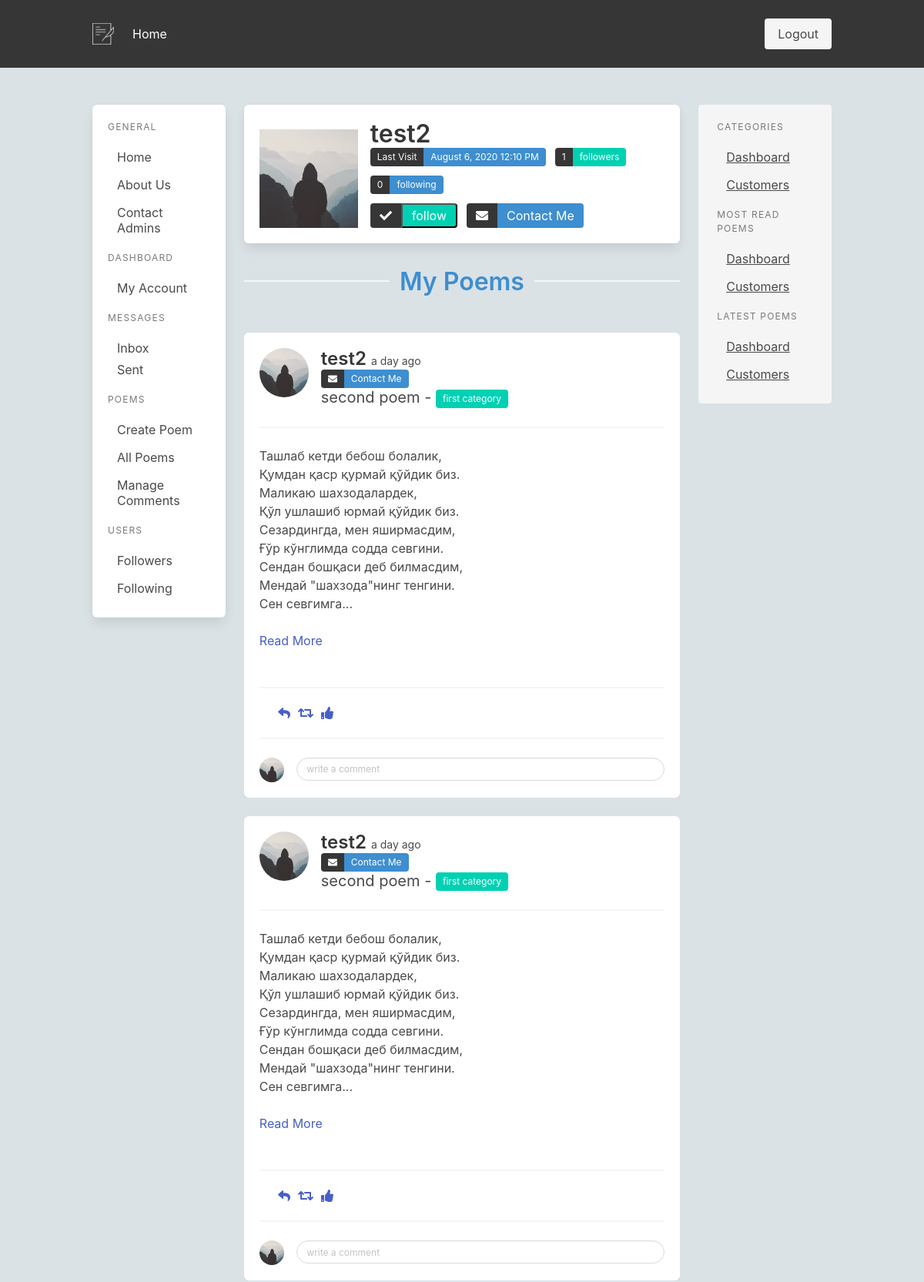
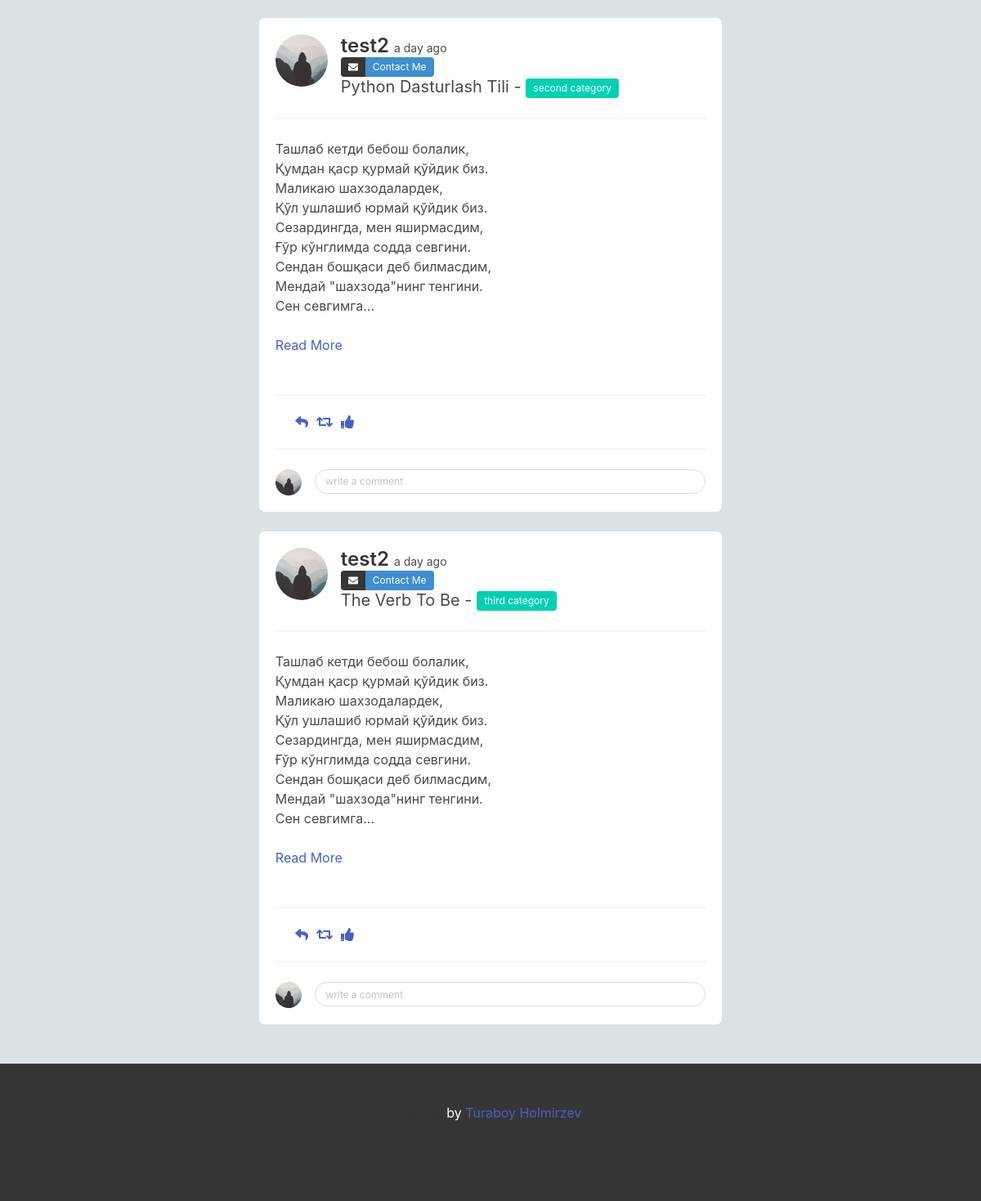
Screenshot of /user/test2 (signed in) with the database file from the repository (2 pictures, top to bottom).
### app/models.py (models this page shows, shortened)
class User(UserMixin, db.Model):
    id = db.Column(db.Integer, primary_key=True)
    username = db.Column(db.String(64), index=True, unique=True)
    email = db.Column(db.String(120), index=True, unique=True)
    image_file = db.Column(db.String(120), nullable=True, default="default.jpg")
    password_hash = db.Column(db.String(128))
    about_me = db.Column(db.String(140))
    is_admin = db.Column(db.Boolean, default=False)
    last_seen = db.Column(db.DateTime, default=datetime.utcnow)
    poems = db.relationship('Poem', backref='author', lazy='dynamic')
    sent_messages = db.relationship('Message', backref='sent_user', lazy=True, foreign_keys='Message.sent_user_id')
    received_messages = db.relationship('Message', backref='received_user', lazy=True, foreign_keys='Message.received_user_id')
    followed = db.relationship(
        'User', secondary=followers,
        primaryjoin=(followers.c.follower_id == id),
        secondaryjoin=(followers.c.followed_id == id),
        backref=db.backref('followers', lazy='dynamic'), lazy='dynamic')
    def is_following(self, user):
        return self.followed.filter(
            followers.c.followed_id == user.id).count() > 0
    def new_inbox_messages(self):
        return len([m for m in self.received_messages if m.is_read == False])

class SearchableMixin(object):
    @classmethod
    def search(cls, expression, page, per_page):
        ids, total = query_index(cls.__tablename__, expression, page, per_page)
        if total == 0:
            return cls.query.filter_by(id=0), 0
        when = []
        for i in range(len(ids)):
            when.append((ids[i], i))
        return cls.query.filter(cls.id.in_(ids)).order_by(
            db.case(when, value=cls.id)), total

class Poem(SearchableMixin, db.Model):
    __searchable__ = ["body",]
    id = db.Column(db.Integer, primary_key=True)
    title = db.Column(db.String(200))
    body = db.Column(db.String(140))
    audio = db.Column(db.String(200), nullable=True)
    created_at = db.Column(db.DateTime, index=True, default=datetime.utcnow)
    user_id = db.Column(db.Integer, db.ForeignKey('user.id'))
    category_id = db.Column(db.Integer, db.ForeignKey("category.id"))
    liked = db.relationship(
        'User', secondary = lambda: user_likes, backref="likes")

class Category(db.Model):
    id = db.Column(db.Integer, primary_key=True)
    name = db.Column(db.String(300), nullable=False)
    poems = db.relationship('Poem', backref='category', lazy='dynamic')

### app/users/routes.py (the view)
@bp.route('/user/<username>', methods=["GET", "POST"])
@login_required
def user(username):
    comment_form = CommentForm()
    user = User.query.filter_by(username=username).first_or_404()
    image_file = url_for('static', filename='profile_pics/' + user.image_file)
    poems = user.poems.all()
    form = EmptyForm()
    return render_template('users/user.html', user=user, poems=poems, image_file=image_file, form=form, comment_form=comment_form)

### app/main/forms.py
class CommentForm(FlaskForm):
    body = StringField('Content', validators=[DataRequired()])
    submit = SubmitField('Submit')

### app/users/forms.py
class EmptyForm(FlaskForm):
    submit = SubmitField('Submit')

### app/models.py (called while the page is built)
@login.user_loader
def load_user(id):
    return User.query.get(int(id))

### app/templates/users/user.html (shortened to what this page needs)
{% extends "layout/base.html" %}
{% block content %}
  {% include "partial/user_profile.html" %}
    <section class="columns is-gapless is-mobile">
      <div class="column"><hr></div>
      <div class="column has-text-centered">
        <p class="title is-3 pt-2 has-text-info is-hidden-mobile">My Poems</p>
      </div>
      <div class="column"><hr></div>
    </section>
  {% for poem in poems %}
    {% include "partial/poem.html" %}
  {% endfor %}
{% endblock %}

### app/templates/partial/user_profile.html (shortened to what this page needs)
<div class="box">
  <div class="media">
      <div class="media-left pt-3 is-hidden-mobile">
        <figure class="image is-128x128">
            <img src="{{ image_file }}" alt="User image">
        </figure>
      </div>
      <div class="media-content">
          <p class="title is-3 mb-0 is-hidden-mobile">{{ user.username }}</p>
          <div class="field is-grouped is-grouped-multiline is-clearfix">
              <div class="control">
              {% if user.last_seen %}
                <div class="tags has-addons">
                  <span class="tag is-dark">Last Visit</span>
                  <span class="tag is-info">{{ moment(user.last_seen).format('LLL') }}</span>
                </div>
              </div>
              {% endif %}
              <div class="control">
                <div class="tags has-addons">
                  <span class="tag is-dark">{{ user.followers.count() }}</span>
                  <span class="tag is-primary">followers</span>
                </div>
              </div>
              <div class="control">
                <div class="tags has-addons">
                  <span class="tag is-dark">{{ user.followed.count() }}</span>
                  <span class="tag is-info">following</span>
                </div>
              </div>
            </div>
            {% if current_user != user%}
              <div class="field is-grouped is-grouped-multiline is-clearfix">
                <div class="control">
                  <div class="tags has-addons">
                    {% if not current_user.is_following(user) %}
                    <span class="tag is-medium is-dark"> <i class="fa fa-check" aria-hidden="true"></i></span>
                    <form action="{{ url_for('users.follow', username=user.username) }}" method="post">
                        <button class="tag is-medium is-primary">follow</button>
                    </form>
                    {% else %}
                    <span class="tag is-medium is-dark"> <i class="fa fa-times" aria-hidden="true"></i></span>
                    <form action="{{ url_for('users.unfollow', username=user.username) }}" method="post">
                        {{ form.hidden_tag() }}
                        <button class="tag is-medium is-danger">unfollow</button>
                    </form>
                    {% endif %}
                  </div>
                </div>
                <div class="control">
                  <div class="tags has-addons">
                    <span class="tag is-medium is-dark"><i class="fa fa-envelope" aria-hidden="true"></i></span>
                    <span class="tag is-medium is-info"><a href="" class="has-text-white">Contact Me</a></span>
                  </div>
                </div>
            </div>
            {% endif %}
      </div>
  </div>
  </div>

### app/templates/partial/poem.html (shortened to what this page needs)
<section class="mt-5" style="overflow: hidden;">
    <div class="box">
        <article class="media">
          <div class="media-left">
            <figure class="image is-64x64 is-square">
              <a href="{{ url_for('users.user', username=poem.author.username)}}">
                <img class="is-rounded has-ratio" src="{{ url_for('static', filename='profile_pics/' + poem.author.image_file)  }}" alt="Image">
              </a>
            </figure>
          </div>
          <div class="media-content">
            <strong>
              <a href="{{ url_for('users.user', username=poem.author.username) }}" class="title is-4">
                  {{ poem.author.username }}
              </a>
          </strong>
          <small class="content">{{ moment(poem.created_at).fromNow() }}</small>
            <div class="control">
              <div class="tags has-addons">
                <span class="tag is-dark"><i class="fa fa-envelope" aria-hidden="true"></i></span>
                <span class="tag is-info"><a href="" class="has-text-white">Contact Me</a></span>
              </div>
            </div>
            <p class="subtitle is-5">
              {{ poem.title}} - <span class="tag is-primary">{{ poem.category.name}}</span>
            </p>
          </div>
        </article>
        <hr class="mb-0">
        <div class="content">
          <p class="is-size-6 short-text" style="white-space: pre-line;">
            {{ poem.body | truncate(255, False, end="...") }}
            {% if poem.body | length() > 255 %}
            <a onclick="toggleText(event)" class="m-0 p-0">Read More</a>
            {% endif %}
          </p>
        </div>
        <hr>
        <nav class="level px-5 is-mobile">
            <div class="level-left">
              <a class="level-item" aria-label="reply">
                <span class="icon is-small">
                  <i class="fas fa-reply" aria-hidden="true"></i>
                </span>
              </a>
              <a class="level-item" aria-label="retweet">
                <span class="icon is-small">
                  <i class="fas fa-retweet" aria-hidden="true"></i>
                </span>
              </a>
              <a class="level-item" aria-label="like">
                <span class="icon is-small">
                  <i class="fa fa-thumbs-up" aria-hidden="true"></i>
                </span>
              </a>
            </div>
          </nav>
          <hr>
          {% if current_user.is_authenticated %}
            {% include "forms/comments/create_comment_form.html" %}
          {% endif %}
    </div>
  </section>

### app/templates/forms/comments/create_comment_form.html
<article class="media">
    <div class="media-left">
      <figure class="image is-32x32 is-square">
            <img src="{{ url_for('static', filename='profile_pics/' + current_user.image_file) }}" class="is-rounded" alt="Image">
      </figure>
    </div>
    <div class="media-content">
      <div class="content">
        <div class="field">
          <div class="control">
              <form action="" method="post">
                {{ comment_form.body(class_="input is-small is-rounded", placeholder="write a comment") }}
              </form>
          </div>
        </div>
      </div>
    </div>
</article>

### rows the page displays
User: username "test2", last_seen "August 6, 2020 12:10 PM"
Poem: image_file (placeholder picture), author.username "test2", created_at "a day ago", title "second poem", category.name "first category", body "Ташлаб кетди бебош болалик, Қумдан қаср қурмай қўйдик биз. Маликаю шаxзодалардек, Қўл ушлашиб юрмай қўйдик биз. Сезардингда, мен яширмасдим, Ғўр кўнглимда содда севгини. Сендан бошқаси деб билмасдим, Мендай \"шаxзода\"нинг тенгини. Сен севгимга...", shows "Read More"
Poem: image_file (placeholder picture), author.username "test2", created_at "a day ago", title "second poem", category.name "first category", body "Ташлаб кетди бебош болалик, Қумдан қаср қурмай қўйдик биз. Маликаю шаxзодалардек, Қўл ушлашиб юрмай қўйдик биз. Сезардингда, мен яширмасдим, Ғўр кўнглимда содда севгини. Сендан бошқаси деб билмасдим, Мендай \"шаxзода\"нинг тенгини. Сен севгимга...", shows "Read More"
Poem: image_file (placeholder picture), author.username "test2", created_at "a day ago", title "Python Dasturlash Tili", category.name "second category", body "Ташлаб кетди бебош болалик, Қумдан қаср қурмай қўйдик биз. Маликаю шаxзодалардек, Қўл ушлашиб юрмай қўйдик биз. Сезардингда, мен яширмасдим, Ғўр кўнглимда содда севгини. Сендан бошқаси деб билмасдим, Мендай \"шаxзода\"нинг тенгини. Сен севгимга...", shows "Read More"
Poem: image_file (placeholder picture), author.username "test2", created_at "a day ago", title "The Verb To Be", category.name "third category", body "Ташлаб кетди бебош болалик, Қумдан қаср қурмай қўйдик биз. Маликаю шаxзодалардек, Қўл ушлашиб юрмай қўйдик биз. Сезардингда, мен яширмасдим, Ғўр кўнглимда содда севгини. Сендан бошқаси деб билмасдим, Мендай \"шаxзода\"нинг тенгини. Сен севгимга...", shows "Read More"

### other values shown
{{ user.followers.count() }} "1"
{{ user.followed.count() }} "0"
